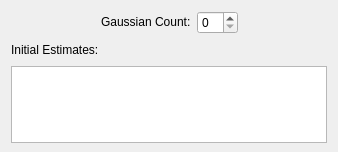
<?xml version="1.0" encoding="UTF-8"?>
<ui version="4.0">
 <class>SpecFitSettingsGaussWidgetClass</class>
 <widget class="QWidget" name="SpecFitSettingsGaussWidgetClass">
  <property name="geometry">
   <rect>
    <x>0</x>
    <y>0</y>
    <width>338</width>
    <height>152</height>
   </rect>
  </property>
  <property name="sizePolicy">
   <sizepolicy hsizetype="Preferred" vsizetype="Preferred">
    <horstretch>0</horstretch>
    <verstretch>0</verstretch>
   </sizepolicy>
  </property>
  <property name="minimumSize">
   <size>
    <width>140</width>
    <height>152</height>
   </size>
  </property>
  <property name="windowTitle">
   <string>SpecFitSettingsGaussWidget</string>
  </property>
  <layout class="QVBoxLayout" name="verticalLayout">
   <item>
    <layout class="QHBoxLayout" name="horizontalLayout_2">
     <item>
      <spacer name="horizontalSpacer_2">
       <property name="orientation">
        <enum>Qt::Horizontal</enum>
       </property>
       <property name="sizeHint" stdset="0">
        <size>
         <width>40</width>
         <height>20</height>
        </size>
       </property>
      </spacer>
     </item>
     <item>
      <widget class="QLabel" name="gaussCountLabel">
       <property name="text">
        <string>&lt;font color='black'&gt;Gaussian Count:&lt;/font&gt;</string>
       </property>
      </widget>
     </item>
     <item>
      <widget class="QSpinBox" name="gaussCountSpinBox"/>
     </item>
     <item>
      <spacer name="horizontalSpacer_3">
       <property name="orientation">
        <enum>Qt::Horizontal</enum>
       </property>
       <property name="sizeHint" stdset="0">
        <size>
         <width>40</width>
         <height>20</height>
        </size>
       </property>
      </spacer>
     </item>
    </layout>
   </item>
   <item>
    <layout class="QHBoxLayout" name="horizontalLayout">
     <item>
      <widget class="QLabel" name="estimateLabel">
       <property name="text">
        <string>&lt;font color='black'&gt;Initial Estimates:&lt;/font&gt;</string>
       </property>
      </widget>
     </item>
     <item>
      <spacer name="horizontalSpacer">
       <property name="orientation">
        <enum>Qt::Horizontal</enum>
       </property>
       <property name="sizeHint" stdset="0">
        <size>
         <width>40</width>
         <height>20</height>
        </size>
       </property>
      </spacer>
     </item>
    </layout>
   </item>
   <item>
    <widget class="QTableWidget" name="estimateTable">
     <property name="sizePolicy">
      <sizepolicy hsizetype="Preferred" vsizetype="Preferred">
       <horstretch>0</horstretch>
       <verstretch>0</verstretch>
      </sizepolicy>
     </property>
     <property name="minimumSize">
      <size>
       <width>0</width>
       <height>77</height>
      </size>
     </property>
     <property name="maximumSize">
      <size>
       <width>320</width>
       <height>77</height>
      </size>
     </property>
    </widget>
   </item>
  </layout>
 </widget>
 <layoutdefault spacing="6" margin="11"/>
 <resources/>
 <connections/>
</ui>
